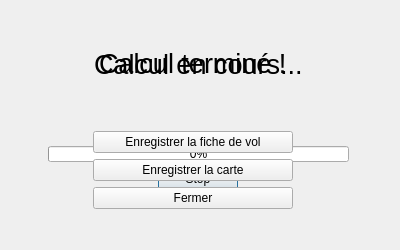
<?xml version="1.0" encoding="UTF-8"?>
<ui version="4.0">
 <class>DialogWindow</class>
 <widget class="QDialog" name="DialogWindow">
  <property name="geometry">
   <rect>
    <x>0</x>
    <y>0</y>
    <width>400</width>
    <height>250</height>
   </rect>
  </property>
  <property name="windowTitle">
   <string>Dialog</string>
  </property>
  <property name="modal">
   <bool>true</bool>
  </property>
  <widget class="QWidget" name="computingWidget" native="true">
   <property name="geometry">
    <rect>
     <x>48</x>
     <y>49</y>
     <width>301</width>
     <height>141</height>
    </rect>
   </property>
   <layout class="QVBoxLayout" name="verticalLayout">
    <item alignment="Qt::AlignHCenter">
     <widget class="QLabel" name="label">
      <property name="font">
       <font>
        <pointsize>20</pointsize>
       </font>
      </property>
      <property name="text">
       <string>Calcul en cours...</string>
      </property>
      <property name="margin">
       <number>0</number>
      </property>
     </widget>
    </item>
    <item>
     <spacer name="verticalSpacer">
      <property name="orientation">
       <enum>Qt::Vertical</enum>
      </property>
      <property name="sizeHint" stdset="0">
       <size>
        <width>20</width>
        <height>100</height>
       </size>
      </property>
     </spacer>
    </item>
    <item>
     <widget class="QProgressBar" name="progressBar">
      <property name="sizePolicy">
       <sizepolicy hsizetype="Preferred" vsizetype="Preferred">
        <horstretch>0</horstretch>
        <verstretch>0</verstretch>
       </sizepolicy>
      </property>
      <property name="minimumSize">
       <size>
        <width>250</width>
        <height>0</height>
       </size>
      </property>
      <property name="maximum">
       <number>100</number>
      </property>
      <property name="value">
       <number>0</number>
      </property>
     </widget>
    </item>
    <item alignment="Qt::AlignHCenter">
     <widget class="QPushButton" name="cancelBtn">
      <property name="sizePolicy">
       <sizepolicy hsizetype="Fixed" vsizetype="Fixed">
        <horstretch>0</horstretch>
        <verstretch>0</verstretch>
       </sizepolicy>
      </property>
      <property name="toolTip">
       <string>L'arret forcé ne fonctionne pas avec tous les solveurs</string>
      </property>
      <property name="text">
       <string>Stop</string>
      </property>
     </widget>
    </item>
   </layout>
  </widget>
  <widget class="QWidget" name="finishedWidget" native="true">
   <property name="geometry">
    <rect>
     <x>43</x>
     <y>48</y>
     <width>301</width>
     <height>161</height>
    </rect>
   </property>
   <layout class="QVBoxLayout" name="verticalLayout_2">
    <item alignment="Qt::AlignHCenter">
     <widget class="QLabel" name="label_2">
      <property name="font">
       <font>
        <pointsize>20</pointsize>
       </font>
      </property>
      <property name="text">
       <string>Calcul terminé !</string>
      </property>
      <property name="margin">
       <number>0</number>
      </property>
     </widget>
    </item>
    <item>
     <spacer name="verticalSpacer_2">
      <property name="orientation">
       <enum>Qt::Vertical</enum>
      </property>
      <property name="sizeHint" stdset="0">
       <size>
        <width>20</width>
        <height>100</height>
       </size>
      </property>
     </spacer>
    </item>
    <item alignment="Qt::AlignHCenter">
     <widget class="QPushButton" name="saveFlightMapBtn">
      <property name="sizePolicy">
       <sizepolicy hsizetype="Fixed" vsizetype="Fixed">
        <horstretch>0</horstretch>
        <verstretch>0</verstretch>
       </sizepolicy>
      </property>
      <property name="minimumSize">
       <size>
        <width>200</width>
        <height>0</height>
       </size>
      </property>
      <property name="text">
       <string>Enregistrer la fiche de vol</string>
      </property>
     </widget>
    </item>
    <item alignment="Qt::AlignHCenter">
     <widget class="QPushButton" name="saveMapBtn">
      <property name="sizePolicy">
       <sizepolicy hsizetype="Fixed" vsizetype="Fixed">
        <horstretch>0</horstretch>
        <verstretch>0</verstretch>
       </sizepolicy>
      </property>
      <property name="minimumSize">
       <size>
        <width>200</width>
        <height>0</height>
       </size>
      </property>
      <property name="text">
       <string>Enregistrer la carte</string>
      </property>
     </widget>
    </item>
    <item>
     <spacer name="verticalSpacer_3">
      <property name="orientation">
       <enum>Qt::Vertical</enum>
      </property>
      <property name="sizeHint" stdset="0">
       <size>
        <width>20</width>
        <height>40</height>
       </size>
      </property>
     </spacer>
    </item>
    <item alignment="Qt::AlignHCenter|Qt::AlignVCenter">
     <widget class="QPushButton" name="closeBtn">
      <property name="sizePolicy">
       <sizepolicy hsizetype="Fixed" vsizetype="Fixed">
        <horstretch>0</horstretch>
        <verstretch>0</verstretch>
       </sizepolicy>
      </property>
      <property name="minimumSize">
       <size>
        <width>200</width>
        <height>0</height>
       </size>
      </property>
      <property name="text">
       <string>Fermer</string>
      </property>
     </widget>
    </item>
   </layout>
  </widget>
 </widget>
 <resources/>
 <connections/>
</ui>
